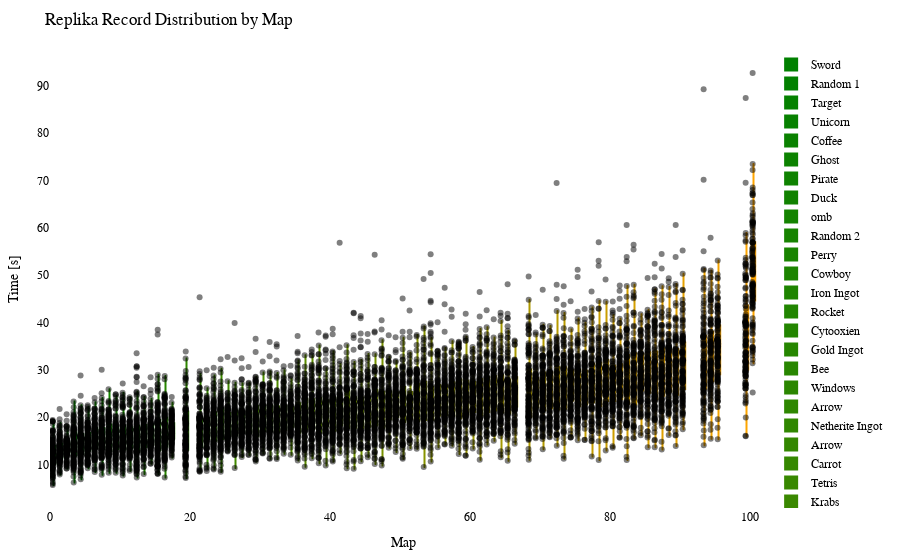

Write notebook code for a chart like this one.
### Code cell
import plotly.graph_objects as go
import plotly.io as pio
from matplotlib.colors import LinearSegmentedColormap, to_hex

df = getRecordsDataframe(minigame="Replika")

# sort df columns by mean value 
df = df.reindex(df.mean().sort_values().index, axis=1)

# drop sum column
df = df.drop(columns=["Sum"])

# replace 25 with NaN
df = df.replace(25, np.nan)

# remove "ms " from column names
df.columns = df.columns.str.replace('ms ', '')

# Exclude the first column (assuming it's the column you don't want to include)
df_to_html = df.iloc[:, 1:]

# Calculate the offset for centering the data points
num_columns = len(df_to_html.columns)
offset = 0.5

# Create a green to orange gradient
cmap = LinearSegmentedColormap.from_list("green_orange", ["green", "orange"])
colors = [to_hex(cmap(i / (num_columns - 1))) for i in range(num_columns)]

# Create a Swarm plot using Plotly
fig = go.Figure()

for i, (column, color) in enumerate(zip(df_to_html.columns, colors)):
    x_values = [i + offset] * len(df_to_html[column])  # Adjust x-values with offset for horizontal centering
    fig.add_trace(go.Box(x=x_values,
                         y=df_to_html[column],
                         name=column,
                         boxpoints='all',
                         pointpos=-0.5,  # Adjust point position to prevent overlapping
                         marker=dict(color='rgba(0,0,0,0.5)', size=6),  # Adjust marker color and size
                         line=dict(color=color),
                         fillcolor=color,
                         hovertext=df_to_html.index,
                         hoverinfo='name+text+y',
                         showlegend=True))

fig.update_layout(title="Replika Record Distribution by Map",
                  xaxis=dict(title="Map"),
                  yaxis=dict(title="Time [s]"),
                  showlegend=True,
                  font=dict(family="Arial", size=12, color="black"),  # Customize font
                  plot_bgcolor="white",  # Set background color
                  margin=dict(l=50, r=50, t=50, b=50),  # Adjust margins for better layout
                  )

# Show the figure
fig.show()

# Export the plot to an HTML file
pio.write_html(fig, "out/repl_swarm_plot.html")

### Figure 1 — Plotly figure (JSON) as saved in the notebook; plotly's stock layout.template omitted (floating-point values rounded to 4 significant figures; data arrays with more than 128 entries replaced by an {"elided": "..."} marker saying what was removed)
{"data": [{"boxpoints": "all", "fillcolor": "#008000", "hoverinfo": "name+text+y", "hovertext": {"elided": "211 str values"}, "line": {"color": "#008000"}, "marker": {"color": "rgba(0,0,0,0.5)", "size": 6}, "name": "Sword", "pointpos": -0.5, "showlegend": true, "type": "box", "x": {"elided": "211 float values"}, "y": {"elided": "211 float values"}}, {"boxpoints": "all", "fillcolor": "#028000", "hoverinfo": "name+text+y", "hovertext": {"elided": "211 str values"}, "line": {"color": "#028000"}, "marker": {"color": "rgba(0,0,0,0.5)", "size": 6}, "name": "Random 1", "pointpos": -0.5, "showlegend": true, "type": "box", "x": {"elided": "211 float values"}, "y": {"elided": "211 float values"}}, {"boxpoints": "all", "fillcolor": "#058100", "hoverinfo": "name+text+y", "hovertext": {"elided": "211 str values"}, "line": {"color": "#058100"}, "marker": {"color": "rgba(0,0,0,0.5)", "size": 6}, "name": "Target", "pointpos": -0.5, "showlegend": true, "type": "box", "x": {"elided": "211 float values"}, "y": {"elided": "211 float values"}}, {"boxpoints": "all", "fillcolor": "#078100", "hoverinfo": "name+text+y", "hovertext": {"elided": "211 str values"}, "line": {"color": "#078100"}, "marker": {"color": "rgba(0,0,0,0.5)", "size": 6}, "name": "Unicorn", "pointpos": -0.5, "showlegend": true, "type": "box", "x": {"elided": "211 float values"}, "y": {"elided": "211 float values"}}, {"boxpoints": "all", "fillcolor": "#0a8100", "hoverinfo": "name+text+y", "hovertext": {"elided": "211 str values"}, "line": {"color": "#0a8100"}, "marker": {"color": "rgba(0,0,0,0.5)", "size": 6}, "name": "Coffee", "pointpos": -0.5, "showlegend": true, "type": "box", "x": {"elided": "211 float values"}, "y": {"elided": "211 float values"}}, {"boxpoints": "all", "fillcolor": "#0c8200", "hoverinfo": "name+text+y", "hovertext": {"elided": "211 str values"}, "line": {"color": "#0c8200"}, "marker": {"color": "rgba(0,0,0,0.5)", "size": 6}, "name": "Ghost", "pointpos": -0.5, "showlegend": true, "type": "box", "x": {"elided": "211 float values"}, "y": {"elided": "211 float values"}}, {"boxpoints": "all", "fillcolor": "#0f8200", "hoverinfo": "name+text+y", "hovertext": {"elided": "211 str values"}, "line": {"color": "#0f8200"}, "marker": {"color": "rgba(0,0,0,0.5)", "size": 6}, "name": "Pirate", "pointpos": -0.5, "showlegend": true, "type": "box", "x": {"elided": "211 float values"}, "y": {"elided": "211 float values"}}, {"boxpoints": "all", "fillcolor": "#118200", "hoverinfo": "name+text+y", "hovertext": {"elided": "211 str values"}, "line": {"color": "#118200"}, "marker": {"color": "rgba(0,0,0,0.5)", "size": 6}, "name": "Duck", "pointpos": -0.5, "showlegend": true, "type": "box", "x": {"elided": "211 float values"}, "y": {"elided": "211 float values"}}, {"boxpoints": "all", "fillcolor": "#148300", "hoverinfo": "name+text+y", "hovertext": {"elided": "211 str values"}, "line": {"color": "#148300"}, "marker": {"color": "rgba(0,0,0,0.5)", "size": 6}, "name": "omb", "pointpos": -0.5, "showlegend": true, "type": "box", "x": {"elided": "211 float values"}, "y": {"elided": "211 float values"}}, {"boxpoints": "all", "fillcolor": "#178300", "hoverinfo": "name+text+y", "hovertext": {"elided": "211 str values"}, "line": {"color": "#178300"}, "marker": {"color": "rgba(0,0,0,0.5)", "size": 6}, "name": "Random 2", "pointpos": -0.5, "showlegend": true, "type": "box", "x": {"elided": "211 float values"}, "y": {"elided": "211 float values"}}, {"boxpoints": "all", "fillcolor": "#198400", "hoverinfo": "name+text+y", "hovertext": {"elided": "211 str values"}, "line": {"color": "#198400"}, "marker": {"color": "rgba(0,0,0,0.5)", "size": 6}, "name": "Perry", "pointpos": -0.5, "showlegend": true, "type": "box", "x": {"elided": "211 float values"}, "y": {"elided": "211 float values"}}, {"boxpoints": "all", "fillcolor": "#1c8400", "hoverinfo": "name+text+y", "hovertext": {"elided": "211 str values"}, "line": {"color": "#1c8400"}, "marker": {"color": "rgba(0,0,0,0.5)", "size": 6}, "name": "Cowboy", "pointpos": -0.5, "showlegend": true, "type": "box", "x": {"elided": "211 float values"}, "y": {"elided": "211 float values"}}, {"boxpoints": "all", "fillcolor": "#1e8400", "hoverinfo": "name+text+y", "hovertext": {"elided": "211 str values"}, "line": {"color": "#1e8400"}, "marker": {"color": "rgba(0,0,0,0.5)", "size": 6}, "name": "Iron Ingot", "pointpos": -0.5, "showlegend": true, "type": "box", "x": {"elided": "211 float values"}, "y": {"elided": "211 float values"}}, {"boxpoints": "all", "fillcolor": "#218500", "hoverinfo": "name+text+y", "hovertext": {"elided": "211 str values"}, "line": {"color": "#218500"}, "marker": {"color": "rgba(0,0,0,0.5)", "size": 6}, "name": "Rocket", "pointpos": -0.5, "showlegend": true, "type": "box", "x": {"elided": "211 float values"}, "y": {"elided": "211 float values"}}, {"boxpoints": "all", "fillcolor": "#238500", "hoverinfo": "name+text+y", "hovertext": {"elided": "211 str values"}, "line": {"color": "#238500"}, "marker": {"color": "rgba(0,0,0,0.5)", "size": 6}, "name": "Cytooxien", "pointpos": -0.5, "showlegend": true, "type": "box", "x": {"elided": "211 float values"}, "y": {"elided": "211 float values"}}, {"boxpoints": "all", "fillcolor": "#268600", "hoverinfo": "name+text+y", "hovertext": {"elided": "211 str values"}, "line": {"color": "#268600"}, "marker": {"color": "rgba(0,0,0,0.5)", "size": 6}, "name": "Gold Ingot", "pointpos": -0.5, "showlegend": true, "type": "box", "x": {"elided": "211 float values"}, "y": {"elided": "211 float values"}}, {"boxpoints": "all", "fillcolor": "#288600", "hoverinfo": "name+text+y", "hovertext": {"elided": "211 str values"}, "line": {"color": "#288600"}, "marker": {"color": "rgba(0,0,0,0.5)", "size": 6}, "name": "Bee", "pointpos": -0.5, "showlegend": true, "type": "box", "x": {"elided": "211 float values"}, "y": {"elided": "211 float values"}}, {"boxpoints": "all", "fillcolor": "#2b8600", "hoverinfo": "name+text+y", "hovertext": {"elided": "211 str values"}, "line": {"color": "#2b8600"}, "marker": {"color": "rgba(0,0,0,0.5)", "size": 6}, "name": "Windows", "pointpos": -0.5, "showlegend": true, "type": "box", "x": {"elided": "211 float values"}, "y": {"elided": "211 float values"}}, {"boxpoints": "all", "fillcolor": "#2e8700", "hoverinfo": "name+text+y", "hovertext": {"elided": "211 str values"}, "line": {"color": "#2e8700"}, "marker": {"color": "rgba(0,0,0,0.5)", "size": 6}, "name": "Arrow", "pointpos": -0.5, "showlegend": true, "type": "box", "x": {"elided": "211 float values"}, "y": {"elided": "211x2 float values"}}, {"boxpoints": "all", "fillcolor": "#308700", "hoverinfo": "name+text+y", "hovertext": {"elided": "211 str values"}, "line": {"color": "#308700"}, "marker": {"color": "rgba(0,0,0,0.5)", "size": 6}, "name": "Netherite Ingot", "pointpos": -0.5, "showlegend": true, "type": "box", "x": {"elided": "211 float values"}, "y": {"elided": "211 float values"}}, {"boxpoints": "all", "fillcolor": "#338700", "hoverinfo": "name+text+y", "hovertext": {"elided": "211 str values"}, "line": {"color": "#338700"}, "marker": {"color": "rgba(0,0,0,0.5)", "size": 6}, "name": "Arrow", "pointpos": -0.5, "showlegend": true, "type": "box", "x": {"elided": "211 float values"}, "y": {"elided": "211x2 float values"}}, {"boxpoints": "all", "fillcolor": "#358800", "hoverinfo": "name+text+y", "hovertext": {"elided": "211 str values"}, "line": {"color": "#358800"}, "marker": {"color": "rgba(0,0,0,0.5)", "size": 6}, "name": "Carrot", "pointpos": -0.5, "showlegend": true, "type": "box", "x": {"elided": "211 float values"}, "y": {"elided": "211 float values"}}, {"boxpoints": "all", "fillcolor": "#388800", "hoverinfo": "name+text+y", "hovertext": {"elided": "211 str values"}, "line": {"color": "#388800"}, "marker": {"color": "rgba(0,0,0,0.5)", "size": 6}, "name": "Tetris", "pointpos": -0.5, "showlegend": true, "type": "box", "x": {"elided": "211 float values"}, "y": {"elided": "211 float values"}}, {"boxpoints": "all", "fillcolor": "#3a8800", "hoverinfo": "name+text+y", "hovertext": {"elided": "211 str values"}, "line": {"color": "#3a8800"}, "marker": {"color": "rgba(0,0,0,0.5)", "size": 6}, "name": "Krabs", "pointpos": -0.5, "showlegend": true, "type": "box", "x": {"elided": "211 float values"}, "y": {"elided": "211 float values"}}, {"boxpoints": "all", "fillcolor": "#3d8900", "hoverinfo": "name+text+y", "hovertext": {"elided": "211 str values"}, "line": {"color": "#3d8900"}, "marker": {"color": "rgba(0,0,0,0.5)", "size": 6}, "name": "Poppy", "pointpos": -0.5, "showlegend": true, "type": "box", "x": {"elided": "211 float values"}, "y": {"elided": "211 float values"}}, {"boxpoints": "all", "fillcolor": "#408900", "hoverinfo": "name+text+y", "hovertext": {"elided": "211 str values"}, "line": {"color": "#408900"}, "marker": {"color": "rgba(0,0,0,0.5)", "size": 6}, "name": "Cookie", "pointpos": -0.5, "showlegend": true, "type": "box", "x": {"elided": "211 float values"}, "y": {"elided": "211 float values"}}, {"boxpoints": "all", "fillcolor": "#428a00", "hoverinfo": "name+text+y", "hovertext": {"elided": "211 str values"}, "line": {"color": "#428a00"}, "marker": {"color": "rgba(0,0,0,0.5)", "size": 6}, "name": "Koopa", "pointpos": -0.5, "showlegend": true, "type": "box", "x": {"elided": "211 float values"}, "y": {"elided": "211 float values"}}, {"boxpoints": "all", "fillcolor": "#458a00", "hoverinfo": "name+text+y", "hovertext": {"elided": "211 str values"}, "line": {"color": "#458a00"}, "marker": {"color": "rgba(0,0,0,0.5)", "size": 6}, "name": "Water Temple", "pointpos": -0.5, "showlegend": true, "type": "box", "x": {"elided": "211 float values"}, "y": {"elided": "211 float values"}}, {"boxpoints": "all", "fillcolor": "#478a00", "hoverinfo": "name+text+y", "hovertext": {"elided": "211 str values"}, "line": {"color": "#478a00"}, "marker": {"color": "rgba(0,0,0,0.5)", "size": 6}, "name": "Twitch", "pointpos": -0.5, "showlegend": true, "type": "box", "x": {"elided": "211 float values"}, "y": {"elided": "211 float values"}}, {"boxpoints": "all", "fillcolor": "#4a8b00", "hoverinfo": "name+text+y", "hovertext": {"elided": "211 str values"}, "line": {"color": "#4a8b00"}, "marker": {"color": "rgba(0,0,0,0.5)", "size": 6}, "name": "Pacman Ghost", "pointpos": -0.5, "showlegend": true, "type": "box", "x": {"elided": "211 float values"}, "y": {"elided": "211 float values"}}, {"boxpoints": "all", "fillcolor": "#4c8b00", "hoverinfo": "name+text+y", "hovertext": {"elided": "211 str values"}, "line": {"color": "#4c8b00"}, "marker": {"color": "rgba(0,0,0,0.5)", "size": 6}, "name": "Diskette", "pointpos": -0.5, "showlegend": true, "type": "box", "x": {"elided": "211 float values"}, "y": {"elided": "211 float values"}}, {"boxpoints": "all", "fillcolor": "#4f8b00", "hoverinfo": "name+text+y", "hovertext": {"elided": "211 str values"}, "line": {"color": "#4f8b00"}, "marker": {"color": "rgba(0,0,0,0.5)", "size": 6}, "name": "Mario", "pointpos": -0.5, "showlegend": true, "type": "box", "x": {"elided": "211 float values"}, "y": {"elided": "211 float values"}}, {"boxpoints": "all", "fillcolor": "#518c00", "hoverinfo": "name+text+y", "hovertext": {"elided": "211 str values"}, "line": {"color": "#518c00"}, "marker": {"color": "rgba(0,0,0,0.5)", "size": 6}, "name": "Controller", "pointpos": -0.5, "showlegend": true, "type": "box", "x": {"elided": "211 float values"}, "y": {"elided": "211 float values"}}, {"boxpoints": "all", "fillcolor": "#548c00", "hoverinfo": "name+text+y", "hovertext": {"elided": "211 str values"}, "line": {"color": "#548c00"}, "marker": {"color": "rgba(0,0,0,0.5)", "size": 6}, "name": "Poke Ball", "pointpos": -0.5, "showlegend": true, "type": "box", "x": {"elided": "211 float values"}, "y": {"elided": "211 float values"}}, {"boxpoints": "all", "fillcolor": "#578d00", "hoverinfo": "name+text+y", "hovertext": {"elided": "211 str values"}, "line": {"color": "#578d00"}, "marker": {"color": "rgba(0,0,0,0.5)", "size": 6}, "name": "Camera", "pointpos": -0.5, "showlegend": true, "type": "box", "x": {"elided": "211 float values"}, "y": {"elided": "211 float values"}}, {"boxpoints": "all", "fillcolor": "#598d00", "hoverinfo": "name+text+y", "hovertext": {"elided": "211 str values"}, "line": {"color": "#598d00"}, "marker": {"color": "rgba(0,0,0,0.5)", "size": 6}, "name": "House", "pointpos": -0.5, "showlegend": true, "type": "box", "x": {"elided": "211 float values"}, "y": {"elided": "211 float values"}}, {"boxpoints": "all", "fillcolor": "#5c8d00", "hoverinfo": "name+text+y", "hovertext": {"elided": "211 str values"}, "line": {"color": "#5c8d00"}, "marker": {"color": "rgba(0,0,0,0.5)", "size": 6}, "name": "Caterpie", "pointpos": -0.5, "showlegend": true, "type": "box", "x": {"elided": "211 float values"}, "y": {"elided": "211 float values"}}, {"boxpoints": "all", "fillcolor": "#5e8e00", "hoverinfo": "name+text+y", "hovertext": {"elided": "211 str values"}, "line": {"color": "#5e8e00"}, "marker": {"color": "rgba(0,0,0,0.5)", "size": 6}, "name": "YouTube", "pointpos": -0.5, "showlegend": true, "type": "box", "x": {"elided": "211 float values"}, "y": {"elided": "211 float values"}}, {"boxpoints": "all", "fillcolor": "#618e00", "hoverinfo": "name+text+y", "hovertext": {"elided": "211 str values"}, "line": {"color": "#618e00"}, "marker": {"color": "rgba(0,0,0,0.5)", "size": 6}, "name": "Sonic", "pointpos": -0.5, "showlegend": true, "type": "box", "x": {"elided": "211 float values"}, "y": {"elided": "211 float values"}}, {"boxpoints": "all", "fillcolor": "#638e00", "hoverinfo": "name+text+y", "hovertext": {"elided": "211 str values"}, "line": {"color": "#638e00"}, "marker": {"color": "rgba(0,0,0,0.5)", "size": 6}, "name": "Parrot", "pointpos": -0.5, "showlegend": true, "type": "box", "x": {"elided": "211 float values"}, "y": {"elided": "211 float values"}}, {"boxpoints": "all", "fillcolor": "#668f00", "hoverinfo": "name+text+y", "hovertext": {"elided": "211 str values"}, "line": {"color": "#668f00"}, "marker": {"color": "rgba(0,0,0,0.5)", "size": 6}, "name": "Chicken", "pointpos": -0.5, "showlegend": true, "type": "box", "x": {"elided": "211 float values"}, "y": {"elided": "211 float values"}}, {"boxpoints": "all", "fillcolor": "#688f00", "hoverinfo": "name+text+y", "hovertext": {"elided": "211 str values"}, "line": {"color": "#688f00"}, "marker": {"color": "rgba(0,0,0,0.5)", "size": 6}, "name": "Twitter", "pointpos": -0.5, "showlegend": true, "type": "box", "x": {"elided": "211 float values"}, "y": {"elided": "211 float values"}}, {"boxpoints": "all", "fillcolor": "#6b9000", "hoverinfo": "name+text+y", "hovertext": {"elided": "211 str values"}, "line": {"color": "#6b9000"}, "marker": {"color": "rgba(0,0,0,0.5)", "size": 6}, "name": "Excavator", "pointpos": -0.5, "showlegend": true, "type": "box", "x": {"elided": "211 float values"}, "y": {"elided": "211 float values"}}, {"boxpoints": "all", "fillcolor": "#6e9000", "hoverinfo": "name+text+y", "hovertext": {"elided": "211 str values"}, "line": {"color": "#6e9000"}, "marker": {"color": "rgba(0,0,0,0.5)", "size": 6}, "name": "Baby Yoda", "pointpos": -0.5, "showlegend": true, "type": "box", "x": {"elided": "211 float values"}, "y": {"elided": "211 float values"}}, {"boxpoints": "all", "fillcolor": "#709000", "hoverinfo": "name+text+y", "hovertext": {"elided": "211 str values"}, "line": {"color": "#709000"}, "marker": {"color": "rgba(0,0,0,0.5)", "size": 6}, "name": "Frog", "pointpos": -0.5, "showlegend": true, "type": "box", "x": {"elided": "211 float values"}, "y": {"elided": "211 float values"}}, {"boxpoints": "all", "fillcolor": "#739100", "hoverinfo": "name+text+y", "hovertext": {"elided": "211 str values"}, "line": {"color": "#739100"}, "marker": {"color": "rgba(0,0,0,0.5)", "size": 6}, "name": "of Meat", "pointpos": -0.5, "showlegend": true, "type": "box", "x": {"elided": "211 float values"}, "y": {"elided": "211 float values"}}, {"boxpoints": "all", "fillcolor": "#759100", "hoverinfo": "name+text+y", "hovertext": {"elided": "211 str values"}, "line": {"color": "#759100"}, "marker": {"color": "rgba(0,0,0,0.5)", "size": 6}, "name": "Egg", "pointpos": -0.5, "showlegend": true, "type": "box", "x": {"elided": "211 float values"}, "y": {"elided": "211 float values"}}, {"boxpoints": "all", "fillcolor": "#789100", "hoverinfo": "name+text+y", "hovertext": {"elided": "211 str values"}, "line": {"color": "#789100"}, "marker": {"color": "rgba(0,0,0,0.5)", "size": 6}, "name": "Fox", "pointpos": -0.5, "showlegend": true, "type": "box", "x": {"elided": "211 float values"}, "y": {"elided": "211 float values"}}, {"boxpoints": "all", "fillcolor": "#7a9200", "hoverinfo": "name+text+y", "hovertext": {"elided": "211 str values"}, "line": {"color": "#7a9200"}, "marker": {"color": "rgba(0,0,0,0.5)", "size": 6}, "name": "Thinking", "pointpos": -0.5, "showlegend": true, "type": "box", "x": {"elided": "211 float values"}, "y": {"elided": "211 float values"}}, {"boxpoints": "all", "fillcolor": "#7d9200", "hoverinfo": "name+text+y", "hovertext": {"elided": "211 str values"}, "line": {"color": "#7d9200"}, "marker": {"color": "rgba(0,0,0,0.5)", "size": 6}, "name": "Thinking 2", "pointpos": -0.5, "showlegend": true, "type": "box", "x": {"elided": "211 float values"}, "y": {"elided": "211 float values"}}, {"boxpoints": "all", "fillcolor": "#809300", "hoverinfo": "name+text+y", "hovertext": {"elided": "211 str values"}, "line": {"color": "#809300"}, "marker": {"color": "rgba(0,0,0,0.5)", "size": 6}, "name": "The Sea", "pointpos": -0.5, "showlegend": true, "type": "box", "x": {"elided": "211 float values"}, "y": {"elided": "211 float values"}}, {"boxpoints": "all", "fillcolor": "#829300", "hoverinfo": "name+text+y", "hovertext": {"elided": "211 str values"}, "line": {"color": "#829300"}, "marker": {"color": "rgba(0,0,0,0.5)", "size": 6}, "name": "ppHop 2", "pointpos": -0.5, "showlegend": true, "type": "box", "x": {"elided": "211 float values"}, "y": {"elided": "211 float values"}}, {"boxpoints": "all", "fillcolor": "#859300", "hoverinfo": "name+text+y", "hovertext": {"elided": "211 str values"}, "line": {"color": "#859300"}, "marker": {"color": "rgba(0,0,0,0.5)", "size": 6}, "name": "Tree", "pointpos": -0.5, "showlegend": true, "type": "box", "x": {"elided": "211 float values"}, "y": {"elided": "211 float values"}}, {"boxpoints": "all", "fillcolor": "#879400", "hoverinfo": "name+text+y", "hovertext": {"elided": "211 str values"}, "line": {"color": "#879400"}, "marker": {"color": "rgba(0,0,0,0.5)", "size": 6}, "name": "Sheep", "pointpos": -0.5, "showlegend": true, "type": "box", "x": {"elided": "211 float values"}, "y": {"elided": "211 float values"}}, {"boxpoints": "all", "fillcolor": "#8a9400", "hoverinfo": "name+text+y", "hovertext": {"elided": "211 str values"}, "line": {"color": "#8a9400"}, "marker": {"color": "rgba(0,0,0,0.5)", "size": 6}, "name": "Pizza", "pointpos": -0.5, "showlegend": true, "type": "box", "x": {"elided": "211 float values"}, "y": {"elided": "211 float values"}}, {"boxpoints": "all", "fillcolor": "#8c9400", "hoverinfo": "name+text+y", "hovertext": {"elided": "211 str values"}, "line": {"color": "#8c9400"}, "marker": {"color": "rgba(0,0,0,0.5)", "size": 6}, "name": "Skeleton", "pointpos": -0.5, "showlegend": true, "type": "box", "x": {"elided": "211 float values"}, "y": {"elided": "211 float values"}}, {"boxpoints": "all", "fillcolor": "#8f9500", "hoverinfo": "name+text+y", "hovertext": {"elided": "211 str values"}, "line": {"color": "#8f9500"}, "marker": {"color": "rgba(0,0,0,0.5)", "size": 6}, "name": "Up", "pointpos": -0.5, "showlegend": true, "type": "box", "x": {"elided": "211 float values"}, "y": {"elided": "211 float values"}}, {"boxpoints": "all", "fillcolor": "#919500", "hoverinfo": "name+text+y", "hovertext": {"elided": "211 str values"}, "line": {"color": "#919500"}, "marker": {"color": "rgba(0,0,0,0.5)", "size": 6}, "name": "Heart", "pointpos": -0.5, "showlegend": true, "type": "box", "x": {"elided": "211 float values"}, "y": {"elided": "211 float values"}}, {"boxpoints": "all", "fillcolor": "#949500", "hoverinfo": "name+text+y", "hovertext": {"elided": "211 str values"}, "line": {"color": "#949500"}, "marker": {"color": "rgba(0,0,0,0.5)", "size": 6}, "name": "French Fries", "pointpos": -0.5, "showlegend": true, "type": "box", "x": {"elided": "211 float values"}, "y": {"elided": "211 float values"}}, {"boxpoints": "all", "fillcolor": "#979600", "hoverinfo": "name+text+y", "hovertext": {"elided": "211 str values"}, "line": {"color": "#979600"}, "marker": {"color": "rgba(0,0,0,0.5)", "size": 6}, "name": "Mountain", "pointpos": -0.5, "showlegend": true, "type": "box", "x": {"elided": "211 float values"}, "y": {"elided": "211 float values"}}, {"boxpoints": "all", "fillcolor": "#999600", "hoverinfo": "name+text+y", "hovertext": {"elided": "211 str values"}, "line": {"color": "#999600"}, "marker": {"color": "rgba(0,0,0,0.5)", "size": 6}, "name": "Among Us", "pointpos": -0.5, "showlegend": true, "type": "box", "x": {"elided": "211 float values"}, "y": {"elided": "211 float values"}}, {"boxpoints": "all", "fillcolor": "#9c9700", "hoverinfo": "name+text+y", "hovertext": {"elided": "211 str values"}, "line": {"color": "#9c9700"}, "marker": {"color": "rgba(0,0,0,0.5)", "size": 6}, "name": "Wizard", "pointpos": -0.5, "showlegend": true, "type": "box", "x": {"elided": "211 float values"}, "y": {"elided": "211 float values"}}, {"boxpoints": "all", "fillcolor": "#9e9700", "hoverinfo": "name+text+y", "hovertext": {"elided": "211 str values"}, "line": {"color": "#9e9700"}, "marker": {"color": "rgba(0,0,0,0.5)", "size": 6}, "name": "Hourglass", "pointpos": -0.5, "showlegend": true, "type": "box", "x": {"elided": "211 float values"}, "y": {"elided": "211 float values"}}, {"boxpoints": "all", "fillcolor": "#a19700", "hoverinfo": "name+text+y", "hovertext": {"elided": "211 str values"}, "line": {"color": "#a19700"}, "marker": {"color": "rgba(0,0,0,0.5)", "size": 6}, "name": "Galaxian Alien", "pointpos": -0.5, "showlegend": true, "type": "box", "x": {"elided": "211 float values"}, "y": {"elided": "211 float values"}}, {"boxpoints": "all", "fillcolor": "#a39800", "hoverinfo": "name+text+y", "hovertext": {"elided": "211 str values"}, "line": {"color": "#a39800"}, "marker": {"color": "rgba(0,0,0,0.5)", "size": 6}, "name": "Eevee", "pointpos": -0.5, "showlegend": true, "type": "box", "x": {"elided": "211 float values"}, "y": {"elided": "211 float values"}}, {"boxpoints": "all", "fillcolor": "#a69800", "hoverinfo": "name+text+y", "hovertext": {"elided": "211 str values"}, "line": {"color": "#a69800"}, "marker": {"color": "rgba(0,0,0,0.5)", "size": 6}, "name": "Cherry", "pointpos": -0.5, "showlegend": true, "type": "box", "x": {"elided": "211 float values"}, "y": {"elided": "211 float values"}}, {"boxpoints": "all", "fillcolor": "#a89800", "hoverinfo": "name+text+y", "hovertext": {"elided": "211 str values"}, "line": {"color": "#a89800"}, "marker": {"color": "rgba(0,0,0,0.5)", "size": 6}, "name": "Blue Monster", "pointpos": -0.5, "showlegend": true, "type": "box", "x": {"elided": "211 float values"}, "y": {"elided": "211 float values"}}, {"boxpoints": "all", "fillcolor": "#ab9900", "hoverinfo": "name+text+y", "hovertext": {"elided": "211 str values"}, "line": {"color": "#ab9900"}, "marker": {"color": "rgba(0,0,0,0.5)", "size": 6}, "name": "Cow", "pointpos": -0.5, "showlegend": true, "type": "box", "x": {"elided": "211 float values"}, "y": {"elided": "211x2 float values"}}, {"boxpoints": "all", "fillcolor": "#ae9900", "hoverinfo": "name+text+y", "hovertext": {"elided": "211 str values"}, "line": {"color": "#ae9900"}, "marker": {"color": "rgba(0,0,0,0.5)", "size": 6}, "name": "Penguin", "pointpos": -0.5, "showlegend": true, "type": "box", "x": {"elided": "211 float values"}, "y": {"elided": "211 float values"}}, {"boxpoints": "all", "fillcolor": "#b09a00", "hoverinfo": "name+text+y", "hovertext": {"elided": "211 str values"}, "line": {"color": "#b09a00"}, "marker": {"color": "rgba(0,0,0,0.5)", "size": 6}, "name": "Spider", "pointpos": -0.5, "showlegend": true, "type": "box", "x": {"elided": "211 float values"}, "y": {"elided": "211 float values"}}, {"boxpoints": "all", "fillcolor": "#b39a00", "hoverinfo": "name+text+y", "hovertext": {"elided": "211 str values"}, "line": {"color": "#b39a00"}, "marker": {"color": "rgba(0,0,0,0.5)", "size": 6}, "name": "ppHop 1", "pointpos": -0.5, "showlegend": true, "type": "box", "x": {"elided": "211 float values"}, "y": {"elided": "211 float values"}}, {"boxpoints": "all", "fillcolor": "#b59a00", "hoverinfo": "name+text+y", "hovertext": {"elided": "211 str values"}, "line": {"color": "#b59a00"}, "marker": {"color": "rgba(0,0,0,0.5)", "size": 6}, "name": "Turtle", "pointpos": -0.5, "showlegend": true, "type": "box", "x": {"elided": "211 float values"}, "y": {"elided": "211 float values"}}, {"boxpoints": "all", "fillcolor": "#b89b00", "hoverinfo": "name+text+y", "hovertext": {"elided": "211 str values"}, "line": {"color": "#b89b00"}, "marker": {"color": "rgba(0,0,0,0.5)", "size": 6}, "name": "Zombie", "pointpos": -0.5, "showlegend": true, "type": "box", "x": {"elided": "211 float values"}, "y": {"elided": "211 float values"}}, {"boxpoints": "all", "fillcolor": "#ba9b00", "hoverinfo": "name+text+y", "hovertext": {"elided": "211 str values"}, "line": {"color": "#ba9b00"}, "marker": {"color": "rgba(0,0,0,0.5)", "size": 6}, "name": "Mouse", "pointpos": -0.5, "showlegend": true, "type": "box", "x": {"elided": "211 float values"}, "y": {"elided": "211 float values"}}, {"boxpoints": "all", "fillcolor": "#bd9b00", "hoverinfo": "name+text+y", "hovertext": {"elided": "211 str values"}, "line": {"color": "#bd9b00"}, "marker": {"color": "rgba(0,0,0,0.5)", "size": 6}, "name": "Slime", "pointpos": -0.5, "showlegend": true, "type": "box", "x": {"elided": "211 float values"}, "y": {"elided": "211 float values"}}, {"boxpoints": "all", "fillcolor": "#c09c00", "hoverinfo": "name+text+y", "hovertext": {"elided": "211 str values"}, "line": {"color": "#c09c00"}, "marker": {"color": "rgba(0,0,0,0.5)", "size": 6}, "name": "muss los", "pointpos": -0.5, "showlegend": true, "type": "box", "x": {"elided": "211 float values"}, "y": {"elided": "211 float values"}}, {"boxpoints": "all", "fillcolor": "#c29c00", "hoverinfo": "name+text+y", "hovertext": {"elided": "211 str values"}, "line": {"color": "#c29c00"}, "marker": {"color": "rgba(0,0,0,0.5)", "size": 6}, "name": "Instagram", "pointpos": -0.5, "showlegend": true, "type": "box", "x": {"elided": "211 float values"}, "y": {"elided": "211 float values"}}, {"boxpoints": "all", "fillcolor": "#c59d00", "hoverinfo": "name+text+y", "hovertext": {"elided": "211 str values"}, "line": {"color": "#c59d00"}, "marker": {"color": "rgba(0,0,0,0.5)", "size": 6}, "name": "Skeleton Skull", "pointpos": -0.5, "showlegend": true, "type": "box", "x": {"elided": "211 float values"}, "y": {"elided": "211 float values"}}, {"boxpoints": "all", "fillcolor": "#c79d00", "hoverinfo": "name+text+y", "hovertext": {"elided": "211 str values"}, "line": {"color": "#c79d00"}, "marker": {"color": "rgba(0,0,0,0.5)", "size": 6}, "name": "Blinky", "pointpos": -0.5, "showlegend": true, "type": "box", "x": {"elided": "211 float values"}, "y": {"elided": "211 float values"}}, {"boxpoints": "all", "fillcolor": "#ca9d00", "hoverinfo": "name+text+y", "hovertext": {"elided": "211 str values"}, "line": {"color": "#ca9d00"}, "marker": {"color": "rgba(0,0,0,0.5)", "size": 6}, "name": "Cake", "pointpos": -0.5, "showlegend": true, "type": "box", "x": {"elided": "211 float values"}, "y": {"elided": "211 float values"}}, {"boxpoints": "all", "fillcolor": "#cc9e00", "hoverinfo": "name+text+y", "hovertext": {"elided": "211 str values"}, "line": {"color": "#cc9e00"}, "marker": {"color": "rgba(0,0,0,0.5)", "size": 6}, "name": "Charizard", "pointpos": -0.5, "showlegend": true, "type": "box", "x": {"elided": "211 float values"}, "y": {"elided": "211 float values"}}, {"boxpoints": "all", "fillcolor": "#cf9e00", "hoverinfo": "name+text+y", "hovertext": {"elided": "211 str values"}, "line": {"color": "#cf9e00"}, "marker": {"color": "rgba(0,0,0,0.5)", "size": 6}, "name": "Globe", "pointpos": -0.5, "showlegend": true, "type": "box", "x": {"elided": "211 float values"}, "y": {"elided": "211 float values"}}, {"boxpoints": "all", "fillcolor": "#d19e00", "hoverinfo": "name+text+y", "hovertext": {"elided": "211 str values"}, "line": {"color": "#d19e00"}, "marker": {"color": "rgba(0,0,0,0.5)", "size": 6}, "name": "Apple", "pointpos": -0.5, "showlegend": true, "type": "box", "x": {"elided": "211 float values"}, "y": {"elided": "211 float values"}}, {"boxpoints": "all", "fillcolor": "#d49f00", "hoverinfo": "name+text+y", "hovertext": {"elided": "211 str values"}, "line": {"color": "#d49f00"}, "marker": {"color": "rgba(0,0,0,0.5)", "size": 6}, "name": "Princess", "pointpos": -0.5, "showlegend": true, "type": "box", "x": {"elided": "211 float values"}, "y": {"elided": "211 float values"}}, {"boxpoints": "all", "fillcolor": "#d79f00", "hoverinfo": "name+text+y", "hovertext": {"elided": "211 str values"}, "line": {"color": "#d79f00"}, "marker": {"color": "rgba(0,0,0,0.5)", "size": 6}, "name": "TNT", "pointpos": -0.5, "showlegend": true, "type": "box", "x": {"elided": "211 float values"}, "y": {"elided": "211 float values"}}, {"boxpoints": "all", "fillcolor": "#d99f00", "hoverinfo": "name+text+y", "hovertext": {"elided": "211 str values"}, "line": {"color": "#d99f00"}, "marker": {"color": "rgba(0,0,0,0.5)", "size": 6}, "name": "Smurf", "pointpos": -0.5, "showlegend": true, "type": "box", "x": {"elided": "211 float values"}, "y": {"elided": "211 float values"}}, {"boxpoints": "all", "fillcolor": "#dca000", "hoverinfo": "name+text+y", "hovertext": {"elided": "211 str values"}, "line": {"color": "#dca000"}, "marker": {"color": "rgba(0,0,0,0.5)", "size": 6}, "name": "Kitty", "pointpos": -0.5, "showlegend": true, "type": "box", "x": {"elided": "211 float values"}, "y": {"elided": "211 float values"}}, {"boxpoints": "all", "fillcolor": "#dea000", "hoverinfo": "name+text+y", "hovertext": {"elided": "211 str values"}, "line": {"color": "#dea000"}, "marker": {"color": "rgba(0,0,0,0.5)", "size": 6}, "name": "Robin Hood", "pointpos": -0.5, "showlegend": true, "type": "box", "x": {"elided": "211 float values"}, "y": {"elided": "211 float values"}}, {"boxpoints": "all", "fillcolor": "#e1a100", "hoverinfo": "name+text+y", "hovertext": {"elided": "211 str values"}, "line": {"color": "#e1a100"}, "marker": {"color": "rgba(0,0,0,0.5)", "size": 6}, "name": "Mooshroom", "pointpos": -0.5, "showlegend": true, "type": "box", "x": {"elided": "211 float values"}, "y": {"elided": "211 float values"}}, {"boxpoints": "all", "fillcolor": "#e3a100", "hoverinfo": "name+text+y", "hovertext": {"elided": "211 str values"}, "line": {"color": "#e3a100"}, "marker": {"color": "rgba(0,0,0,0.5)", "size": 6}, "name": "Toad", "pointpos": -0.5, "showlegend": true, "type": "box", "x": {"elided": "211 float values"}, "y": {"elided": "211 float values"}}, {"boxpoints": "all", "fillcolor": "#e6a100", "hoverinfo": "name+text+y", "hovertext": {"elided": "211 str values"}, "line": {"color": "#e6a100"}, "marker": {"color": "rgba(0,0,0,0.5)", "size": 6}, "name": "Guardian", "pointpos": -0.5, "showlegend": true, "type": "box", "x": {"elided": "211 float values"}, "y": {"elided": "211 float values"}}, {"boxpoints": "all", "fillcolor": "#e8a200", "hoverinfo": "name+text+y", "hovertext": {"elided": "211 str values"}, "line": {"color": "#e8a200"}, "marker": {"color": "rgba(0,0,0,0.5)", "size": 6}, "name": "Doge", "pointpos": -0.5, "showlegend": true, "type": "box", "x": {"elided": "211 float values"}, "y": {"elided": "211x2 float values"}}, {"boxpoints": "all", "fillcolor": "#eba200", "hoverinfo": "name+text+y", "hovertext": {"elided": "211 str values"}, "line": {"color": "#eba200"}, "marker": {"color": "rgba(0,0,0,0.5)", "size": 6}, "name": "Cow", "pointpos": -0.5, "showlegend": true, "type": "box", "x": {"elided": "211 float values"}, "y": {"elided": "211x2 float values"}}, {"boxpoints": "all", "fillcolor": "#eea300", "hoverinfo": "name+text+y", "hovertext": {"elided": "211 str values"}, "line": {"color": "#eea300"}, "marker": {"color": "rgba(0,0,0,0.5)", "size": 6}, "name": "Ender Pearl", "pointpos": -0.5, "showlegend": true, "type": "box", "x": {"elided": "211 float values"}, "y": {"elided": "211 float values"}}, {"boxpoints": "all", "fillcolor": "#f0a300", "hoverinfo": "name+text+y", "hovertext": {"elided": "211 str values"}, "line": {"color": "#f0a300"}, "marker": {"color": "rgba(0,0,0,0.5)", "size": 6}, "name": "Kirby", "pointpos": -0.5, "showlegend": true, "type": "box", "x": {"elided": "211 float values"}, "y": {"elided": "211 float values"}}, {"boxpoints": "all", "fillcolor": "#f3a300", "hoverinfo": "name+text+y", "hovertext": {"elided": "211 str values"}, "line": {"color": "#f3a300"}, "marker": {"color": "rgba(0,0,0,0.5)", "size": 6}, "name": "Piranha Plant", "pointpos": -0.5, "showlegend": true, "type": "box", "x": {"elided": "211 float values"}, "y": {"elided": "211 float values"}}, {"boxpoints": "all", "fillcolor": "#f5a400", "hoverinfo": "name+text+y", "hovertext": {"elided": "211 str values"}, "line": {"color": "#f5a400"}, "marker": {"color": "rgba(0,0,0,0.5)", "size": 6}, "name": "Doge", "pointpos": -0.5, "showlegend": true, "type": "box", "x": {"elided": "211 float values"}, "y": {"elided": "211x2 float values"}}, {"boxpoints": "all", "fillcolor": "#f8a400", "hoverinfo": "name+text+y", "hovertext": {"elided": "211 str values"}, "line": {"color": "#f8a400"}, "marker": {"color": "rgba(0,0,0,0.5)", "size": 6}, "name": "Deadpool", "pointpos": -0.5, "showlegend": true, "type": "box", "x": {"elided": "211 float values"}, "y": {"elided": "211x2 float values"}}, {"boxpoints": "all", "fillcolor": "#faa400", "hoverinfo": "name+text+y", "hovertext": {"elided": "211 str values"}, "line": {"color": "#faa400"}, "marker": {"color": "rgba(0,0,0,0.5)", "size": 6}, "name": "Deadpool", "pointpos": -0.5, "showlegend": true, "type": "box", "x": {"elided": "211 float values"}, "y": {"elided": "211x2 float values"}}, {"boxpoints": "all", "fillcolor": "#fda500", "hoverinfo": "name+text+y", "hovertext": {"elided": "211 str values"}, "line": {"color": "#fda500"}, "marker": {"color": "rgba(0,0,0,0.5)", "size": 6}, "name": "Pikachu", "pointpos": -0.5, "showlegend": true, "type": "box", "x": {"elided": "211 float values"}, "y": {"elided": "211 float values"}}, {"boxpoints": "all", "fillcolor": "#ffa500", "hoverinfo": "name+text+y", "hovertext": {"elided": "211 str values"}, "line": {"color": "#ffa500"}, "marker": {"color": "rgba(0,0,0,0.5)", "size": 6}, "name": "Creeper", "pointpos": -0.5, "showlegend": true, "type": "box", "x": {"elided": "211 float values"}, "y": {"elided": "211 float values"}}], "layout": {"font": {"color": "black", "family": "Arial", "size": 12}, "margin": {"b": 50, "l": 50, "r": 50, "t": 50}, "plot_bgcolor": "white", "showlegend": true, "title": {"text": "Replika Record Distribution by Map"}, "xaxis": {"title": {"text": "Map"}}, "yaxis": {"title": {"text": "Time [s]"}}}}
